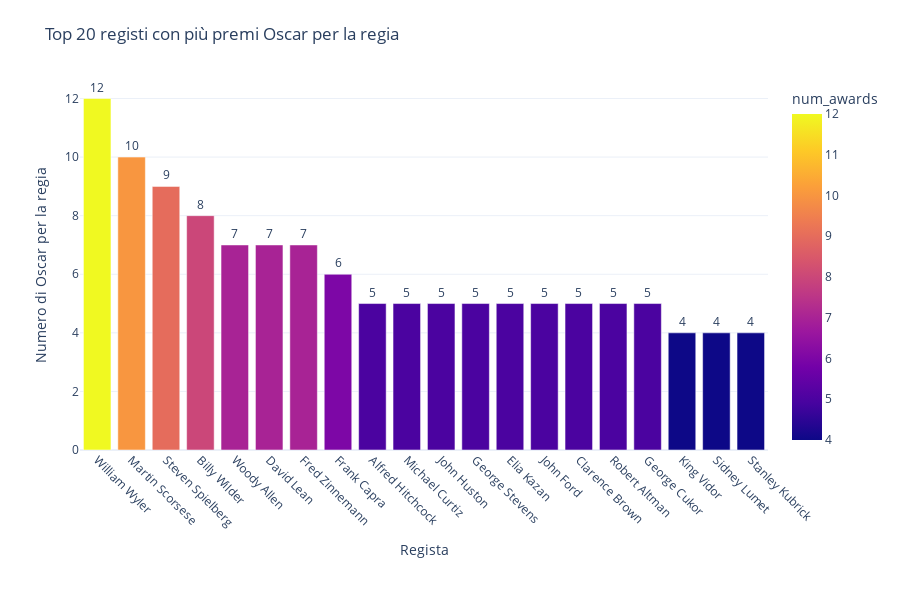

The notebook cell saved with this chart:
### Code cell
import pandas as pd
import plotly.express as px

# 1. Filtra solo vincitori nella categoria "DIRECTING"
winners_directing = the_oscar_awards[
    (the_oscar_awards['category'].str.upper() == "DIRECTING")
]

# 2. Conta il numero di premi vinti per regista
director_awards = winners_directing['name'].value_counts().reset_index()
director_awards.columns = ['director', 'num_awards']

# 3. Prendi i top 20 registi più premiati
top_directors = director_awards.head(20)

# 4. Crea bar chart con Plotly
fig = px.bar(
    top_directors,
    x='director',
    y='num_awards',
    text='num_awards',
    title='Top 20 registi con più premi Oscar per la regia',
    template='plotly_white',
    color='num_awards',
    color_continuous_scale='Plasma'
)

# 5. Miglioramenti estetici
fig.update_layout(
    xaxis_title='Regista',
    yaxis_title='Numero di Oscar per la regia',
    xaxis_tickangle=45,
    height=600,
    margin=dict(t=80, b=150)
)
fig.update_traces(textposition="outside")

# 6. Mostra grafico
fig.show()

### Figure 1 — Plotly figure (JSON) as saved in the notebook; plotly's stock layout.template omitted (floating-point values rounded to 4 significant figures)
{"data": [{"hovertemplate": "director=%{x}<br>num_awards=%{marker.color}<extra></extra>", "legendgroup": "", "marker": {"color": [12, 10, 9, 8, 7, 7, 7, 6, 5, 5, 5, 5, 5, 5, 5, 5, 5, 4, 4, 4], "coloraxis": "coloraxis", "pattern": {"shape": ""}}, "name": "", "orientation": "v", "showlegend": false, "text": [12.0, 10.0, 9.0, 8.0, 7.0, 7.0, 7.0, 6.0, 5.0, 5.0, 5.0, 5.0, 5.0, 5.0, 5.0, 5.0, 5.0, 4.0, 4.0, 4.0], "textposition": "outside", "x": ["William Wyler", "Martin Scorsese", "Steven Spielberg", "Billy Wilder", "Woody Allen", "David Lean", "Fred Zinnemann", "Frank Capra", "Alfred Hitchcock", "Michael Curtiz", "John Huston", "George Stevens", "Elia Kazan", "John Ford", "Clarence Brown", "Robert Altman", "George Cukor", "King Vidor", "Sidney Lumet", "Stanley Kubrick"], "xaxis": "x", "y": [12, 10, 9, 8, 7, 7, 7, 6, 5, 5, 5, 5, 5, 5, 5, 5, 5, 4, 4, 4], "yaxis": "y", "type": "bar"}], "layout": {"xaxis": {"anchor": "y", "domain": [0.0, 1.0], "title": {"text": "Regista"}, "tickangle": 45}, "yaxis": {"anchor": "x", "domain": [0.0, 1.0], "title": {"text": "Numero di Oscar per la regia"}}, "coloraxis": {"colorbar": {"title": {"text": "num_awards"}}, "colorscale": [[0.0, "#0d0887"], [0.1111, "#46039f"], [0.2222, "#7201a8"], [0.3333, "#9c179e"], [0.4444, "#bd3786"], [0.5556, "#d8576b"], [0.6667, "#ed7953"], [0.7778, "#fb9f3a"], [0.8889, "#fdca26"], [1.0, "#f0f921"]]}, "legend": {"tracegroupgap": 0}, "title": {"text": "Top 20 registi con più premi Oscar per la regia"}, "barmode": "relative", "margin": {"t": 80, "b": 150}, "height": 600}}
